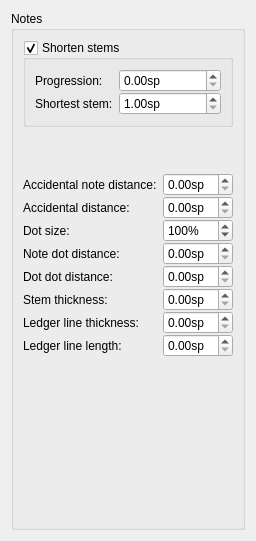
     <widget class="QWidget" name="Page7">
      <layout class="QVBoxLayout" name="verticalLayout_7">
       <property name="spacing">
        <number>0</number>
       </property>
       <item>
        <widget class="QGroupBox" name="groupBox_4">
         <property name="title">
          <string>Notes</string>
         </property>
         <property name="flat">
          <bool>false</bool>
         </property>
         <layout class="QVBoxLayout" name="verticalLayout_10">
          <item>
           <widget class="QGroupBox" name="shortenStem">
            <property name="title">
             <string>Shorten stems</string>
            </property>
            <property name="flat">
             <bool>true</bool>
            </property>
            <property name="checkable">
             <bool>true</bool>
            </property>
            <layout class="QVBoxLayout" name="verticalLayout_8">
             <item>
              <layout class="QFormLayout" name="formLayout_6">
               <property name="verticalSpacing">
                <number>0</number>
               </property>
               <item row="0" column="0">
                <widget class="QLabel" name="label_46">
                 <property name="text">
                  <string>Progression:</string>
                 </property>
                 <property name="buddy">
                  <cstring>shortStemProgression</cstring>
                 </property>
                </widget>
               </item>
               <item row="0" column="1">
                <widget class="QDoubleSpinBox" name="shortStemProgression">
                 <property name="suffix">
                  <string extracomment="space unit">sp</string>
                 </property>
                 <property name="singleStep">
                  <double>0.050000000000000</double>
                 </property>
                </widget>
               </item>
               <item row="1" column="1">
                <widget class="QDoubleSpinBox" name="shortestStem">
                 <property name="suffix">
                  <string extracomment="space unit">sp</string>
                 </property>
                 <property name="minimum">
                  <double>1.000000000000000</double>
                 </property>
                 <property name="singleStep">
                  <double>0.250000000000000</double>
                 </property>
                </widget>
               </item>
               <item row="1" column="0">
                <widget class="QLabel" name="label_47">
                 <property name="text">
                  <string>Shortest stem:</string>
                 </property>
                 <property name="buddy">
                  <cstring>shortestStem</cstring>
                 </property>
                </widget>
               </item>
              </layout>
             </item>
            </layout>
           </widget>
          </item>
          <item>
           <spacer name="verticalSpacer_2">
            <property name="orientation">
             <enum>Qt::Vertical</enum>
            </property>
            <property name="sizeHint" stdset="0">
             <size>
              <width>20</width>
              <height>40</height>
             </size>
            </property>
           </spacer>
          </item>
          <item>
           <layout class="QFormLayout" name="formLayout_4">
            <property name="verticalSpacing">
             <number>0</number>
            </property>
            <item row="0" column="0">
             <widget class="QLabel" name="label_25">
              <property name="text">
               <string>Accidental note distance:</string>
              </property>
              <property name="buddy">
               <cstring>accidentalNoteDistance</cstring>
              </property>
             </widget>
            </item>
            <item row="0" column="1">
             <widget class="QDoubleSpinBox" name="accidentalNoteDistance">
              <property name="sizePolicy">
               <sizepolicy hsizetype="Preferred" vsizetype="Fixed">
                <horstretch>0</horstretch>
                <verstretch>0</verstretch>
               </sizepolicy>
              </property>
              <property name="suffix">
               <string>sp</string>
              </property>
              <property name="singleStep">
               <double>0.010000000000000</double>
              </property>
             </widget>
            </item>
            <item row="3" column="0">
             <widget class="QLabel" name="label_43">
              <property name="text">
               <string>Accidental distance:</string>
              </property>
              <property name="buddy">
               <cstring>accidentalDistance</cstring>
              </property>
             </widget>
            </item>
            <item row="3" column="1">
             <widget class="QDoubleSpinBox" name="accidentalDistance">
              <property name="sizePolicy">
               <sizepolicy hsizetype="Preferred" vsizetype="Fixed">
                <horstretch>0</horstretch>
                <verstretch>0</verstretch>
               </sizepolicy>
              </property>
              <property name="suffix">
               <string>sp</string>
              </property>
              <property name="singleStep">
               <double>0.010000000000000</double>
              </property>
             </widget>
            </item>
            <item row="5" column="0">
             <widget class="QLabel" name="label_22">
              <property name="text">
               <string>Note dot distance:</string>
              </property>
              <property name="buddy">
               <cstring>noteDotDistance</cstring>
              </property>
             </widget>
            </item>
            <item row="5" column="1">
             <widget class="QDoubleSpinBox" name="noteDotDistance">
              <property name="sizePolicy">
               <sizepolicy hsizetype="Preferred" vsizetype="Fixed">
                <horstretch>0</horstretch>
                <verstretch>0</verstretch>
               </sizepolicy>
              </property>
              <property name="suffix">
               <string>sp</string>
              </property>
              <property name="singleStep">
               <double>0.100000000000000</double>
              </property>
             </widget>
            </item>
            <item row="6" column="0">
             <widget class="QLabel" name="label_23">
              <property name="text">
               <string>Dot dot distance:</string>
              </property>
              <property name="buddy">
               <cstring>dotDotDistance</cstring>
              </property>
             </widget>
            </item>
            <item row="6" column="1">
             <widget class="QDoubleSpinBox" name="dotDotDistance">
              <property name="sizePolicy">
               <sizepolicy hsizetype="Preferred" vsizetype="Fixed">
                <horstretch>0</horstretch>
                <verstretch>0</verstretch>
               </sizepolicy>
              </property>
              <property name="suffix">
               <string>sp</string>
              </property>
              <property name="singleStep">
               <double>0.100000000000000</double>
              </property>
             </widget>
            </item>
            <item row="8" column="0">
             <widget class="QLabel" name="label_24">
              <property name="text">
               <string>Ledger line thickness:</string>
              </property>
              <property name="buddy">
               <cstring>ledgerLineWidth</cstring>
              </property>
             </widget>
            </item>
            <item row="8" column="1">
             <widget class="QDoubleSpinBox" name="ledgerLineWidth">
              <property name="sizePolicy">
               <sizepolicy hsizetype="Preferred" vsizetype="Fixed">
                <horstretch>0</horstretch>
                <verstretch>0</verstretch>
               </sizepolicy>
              </property>
              <property name="suffix">
               <string>sp</string>
              </property>
              <property name="singleStep">
               <double>0.010000000000000</double>
              </property>
             </widget>
            </item>
            <item row="9" column="0">
             <widget class="QLabel" name="label_34">
              <property name="text">
               <string>Ledger line length:</string>
              </property>
              <property name="buddy">
               <cstring>ledgerLineLength</cstring>
              </property>
             </widget>
            </item>
            <item row="9" column="1">
             <widget class="QDoubleSpinBox" name="ledgerLineLength">
              <property name="sizePolicy">
               <sizepolicy hsizetype="Preferred" vsizetype="Fixed">
                <horstretch>0</horstretch>
                <verstretch>0</verstretch>
               </sizepolicy>
              </property>
              <property name="suffix">
               <string>sp</string>
              </property>
              <property name="singleStep">
               <double>0.100000000000000</double>
              </property>
             </widget>
            </item>
            <item row="7" column="0">
             <widget class="QLabel" name="label_100">
              <property name="text">
               <string>Stem thickness:</string>
              </property>
              <property name="buddy">
               <cstring>stemWidth</cstring>
              </property>
             </widget>
            </item>
            <item row="7" column="1">
             <widget class="QDoubleSpinBox" name="stemWidth">
              <property name="sizePolicy">
               <sizepolicy hsizetype="Preferred" vsizetype="Fixed">
                <horstretch>0</horstretch>
                <verstretch>0</verstretch>
               </sizepolicy>
              </property>
              <property name="suffix">
               <string>sp</string>
              </property>
              <property name="singleStep">
               <double>0.100000000000000</double>
              </property>
             </widget>
            </item>
            <item row="4" column="0">
             <widget class="QLabel" name="label_101">
              <property name="text">
               <string>Dot size:</string>
              </property>
              <property name="buddy">
               <cstring>dotMag</cstring>
              </property>
             </widget>
            </item>
            <item row="4" column="1">
             <widget class="QSpinBox" name="dotMag">
              <property name="suffix">
               <string notr="true">%</string>
              </property>
              <property name="minimum">
               <number>50</number>
              </property>
              <property name="maximum">
               <number>200</number>
              </property>
              <property name="singleStep">
               <number>10</number>
              </property>
              <property name="value">
               <number>100</number>
              </property>
             </widget>
            </item>
           </layout>
          </item>
          <item>
           <spacer name="verticalSpacer_6">
            <property name="orientation">
             <enum>Qt::Vertical</enum>
            </property>
            <property name="sizeHint" stdset="0">
             <size>
              <width>20</width>
              <height>161</height>
             </size>
            </property>
           </spacer>
          </item>
         </layout>
        </widget>
       </item>
      </layout>
     </widget>
